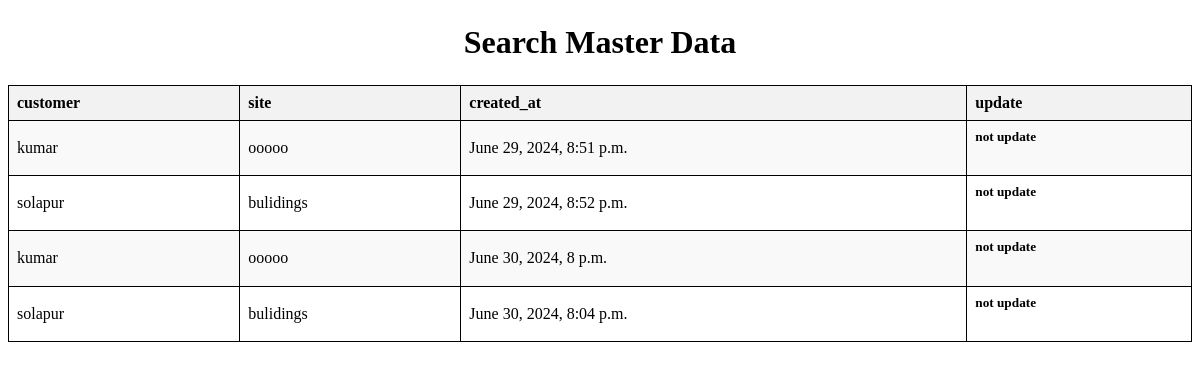
The app's page /search_masterdata (signed in), older data.
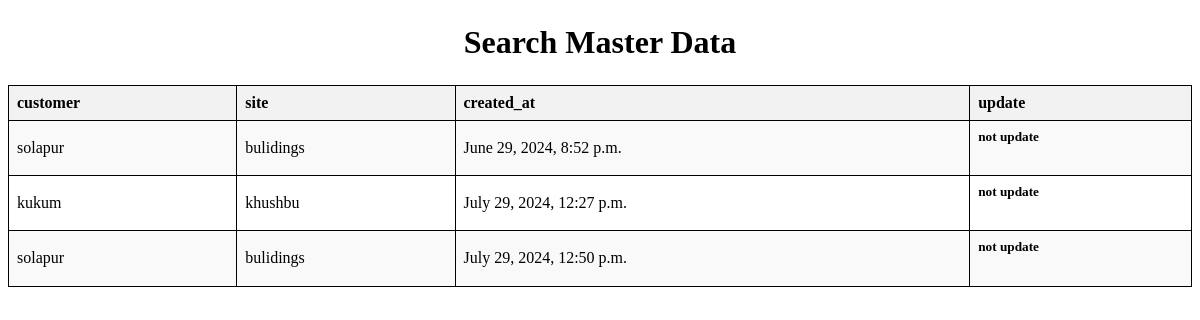
The same page, newer data.
### construction/models.py (models this page shows, shortened)
class masterdata(models.Model):
    customer = models.ForeignKey(approvedinquiry, on_delete=models.CASCADE)
    site = models.ForeignKey(Site, on_delete=models.CASCADE)
    created_at = models.DateTimeField(default=datetime.datetime.now)

class approvedinquiry(models.Model):
    customer_name = models.ForeignKey(Client_registration, on_delete=models.CASCADE)
    employee = models.ForeignKey(employeeregistration, on_delete=models.CASCADE)
    plotarea = models.IntegerField()
    constructionarea = models.IntegerField()
    constructioncost = models.IntegerField()
    totalcost = models.IntegerField()
    worktype = models.ForeignKey(constructiontype, on_delete=models.CASCADE)
    def __str__(self):
        return str(self.customer_name)

class Client_registration(models.Model):
    client_name = models.CharField(max_length=100)
    representative_name = models.ForeignKey(employeeregistration, on_delete=models.CASCADE)
    phone_no = models.IntegerField()
    email = models.EmailField()
    site_address = models.TextField()
    inquiry_date = models.DateField()
    def __str__(self):
        return self.client_name

class Site (models.Model):
    site_name = models.CharField(max_length=50)
    customer = models.ForeignKey(approvedinquiry, on_delete=models.CASCADE)
    pincode = models.IntegerField(blank=True, null=True)
    state = models.CharField(max_length=50)
    city = models.CharField(max_length=50)
    houseno = models.CharField(max_length=50)
    roadname = models.CharField(max_length=50)
    address = models.CharField(max_length=350)
    def __str__(self):
        return str(self.site_name)

### construction/middlewares.py (the view)
    def wrapped_view (request,*args,**kwargs):
        if request.user.is_authenticated==False:
            return redirect('login')
        return view_function(request,*args,**kwargs)

### construction/views.py (called while the page is built)
@auth
def search_assignmasterdata(request):
    sea = masterdata.objects.all()
    return render(request, "search_masterdata.html", {'data': sea})

### construction/templates/search_masterdata.html (shortened to what this page needs)
<h1 class="m-4 text-center">Search Master Data </h1>
<table border="1">
    <tr>
        <th>customer</th>
        <th>site</th>
        <th>created_at</th>
        <th>update</th>
    </tr>
    {%for i in data %}
    <tr>
        <td>{{i.customer}}</td>
        <td>{{i.site}}</td>
        <td>{{i.created_at}}</td>
        <td> <h5>not update </h5></td>
    </tr>
    {% endfor %}
</table>

Row changes from the older to the newer data that the page shows:
removed masterdata: customer "kumar", site "ooooo", created_at "June 29, 2024, 8:51 p.m."
removed masterdata: customer "kumar", site "ooooo", created_at "June 30, 2024, 8 p.m."
removed masterdata: customer "solapur", site "bulidings", created_at "June 30, 2024, 8:04 p.m."
added masterdata: customer "kukum", site "khushbu", created_at "July 29, 2024, 12:27 p.m."
added masterdata: customer "solapur", site "bulidings", created_at "July 29, 2024, 12:50 p.m."
